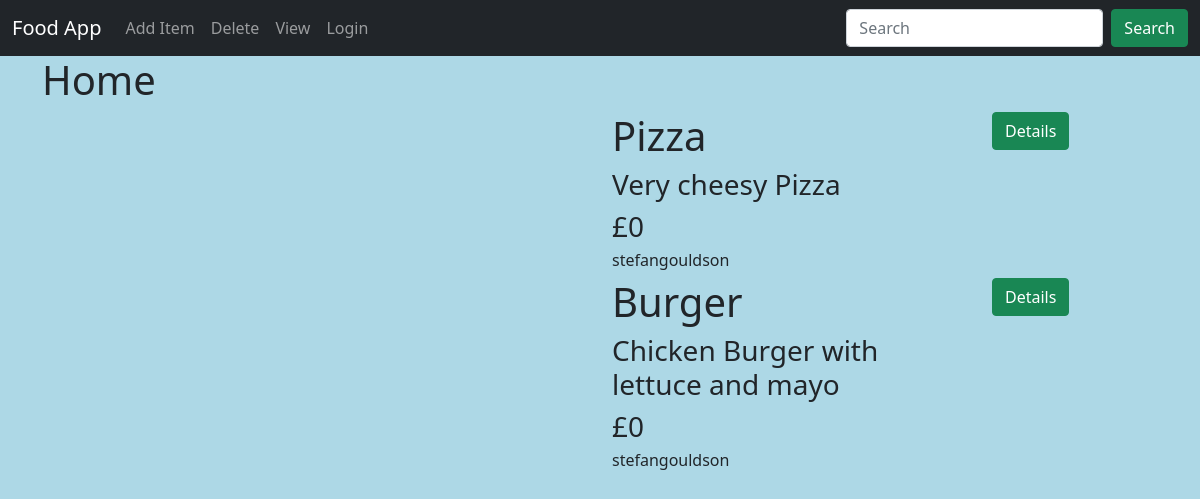
Page /food/ on the earlier database version.
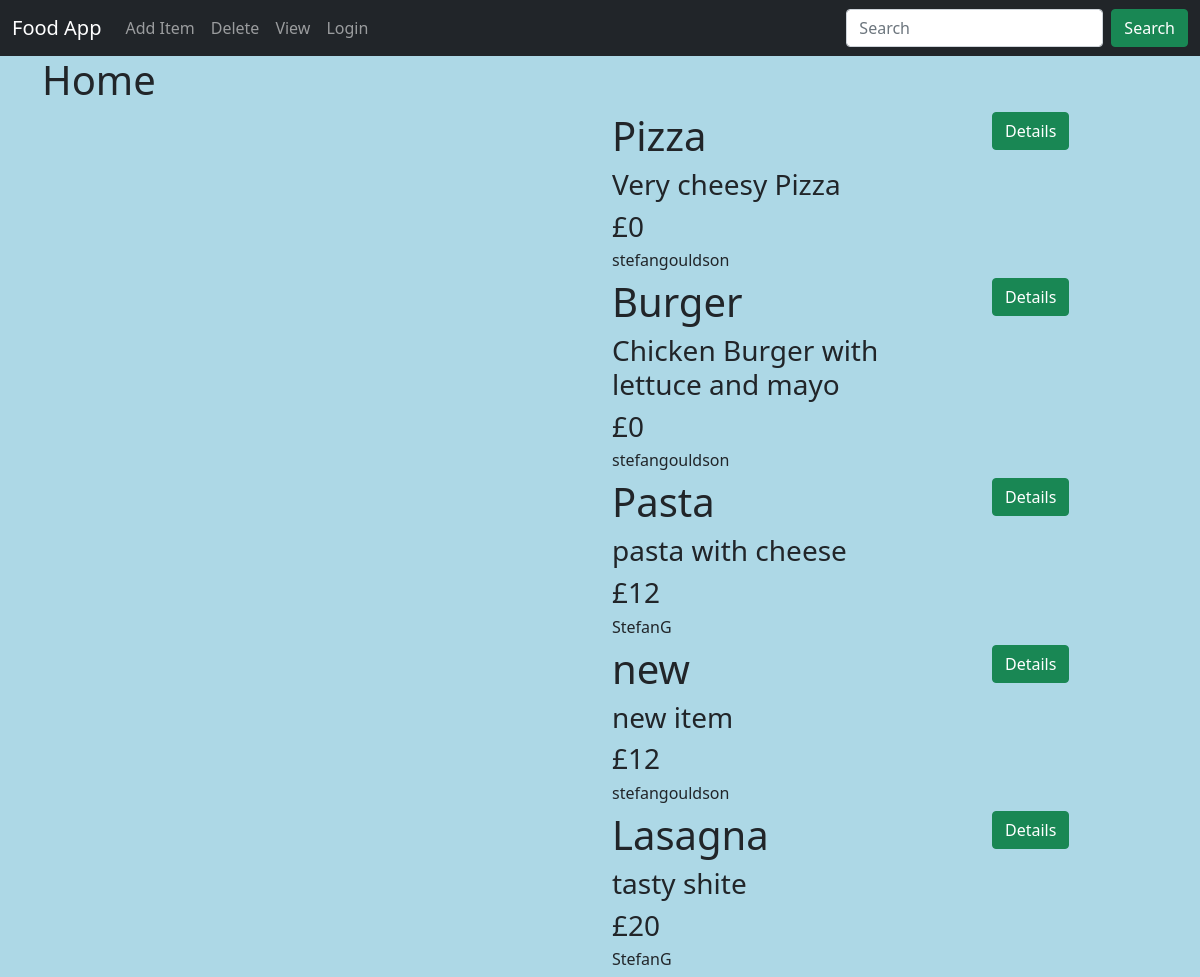
Same page on the later database version.
### food/models.py (models this page shows, shortened)
class Item(models.Model):
    user_name = models.ForeignKey(User, on_delete=models.CASCADE, default=1)
    item_name = models.CharField(max_length=200)
    item_desc = models.CharField(max_length=200)
    item_price = models.IntegerField()
    item_image = models.CharField(max_length=500, default="https://platerate.com/images/tempfoodnotext.png")

### food/views.py (the view)
# urls.py: path('', views.IndexClassView.as_view(), name='index'),
class IndexClassView(ListView):
    model = Item
    template_name = 'food/index.html'
    context_object_name = 'item_list'

### food/templates/food/index.html (shortened to what this page needs)
{% extends 'food/base.html' %}
{% block body %}
    <h1>Home</h1>
        <div class="row">
        {% for item in item_list %}
        <div class="col-6 mb-2">
        </div>
        <div class="col-4">
            <h1>{{item.item_name}}</h1>
            <h3>{{item.item_desc}}</h3>
            <h3>£{{item.item_price}}</h3>
            <h6>{{ item.user_name }}</h6>
        </div>
        <div class="col-2">
            <a class="btn btn-success" href="{% url 'food:detail' item.id %}">Details</a>
        </div>
        {% endfor %}
        </div>
{% endblock %}

### food/templates/food/base.html (shortened to what this page needs)
{% load static %}
<!DOCTYPE html>
<html lang="en">
<head>
    <link href="https://cdn.jsdelivr.net/npm/bootstrap@5.0.0-beta1/dist/css/bootstrap.min.css" rel="stylesheet">
    <link rel="stylesheet" href="{% static 'food/styles.css' %}">
</head>
<body>
    <nav class="navbar navbar-expand-lg navbar-dark bg-dark">
        <div class="container-fluid">
          <a class="navbar-brand" href="#">Food App</a>
          <div class="collapse navbar-collapse" id="navbarSupportedContent">
            <ul class="navbar-nav me-auto mb-2 mb-lg-0">
              <li class="nav-item">
                <a class="nav-link" href="{% url 'food:create_item' %}">Add Item</a>
              </li>
              <li class="nav-item">
                <a class="nav-link" href="#">Delete</a>
              </li>
              <li class="nav-item">
                <a class="nav-link" href="#">View</a>
              </li>
              {% if user.is_authenticated %}
              <li class="nav-item">
                <a class="nav-link" href="{% url 'logout' %}">Logout</a>
              </li>
              <li class="nav-item">
                  <a href="{% url 'profile' %}" class="nav-link">Profile</a>
              </li>
              {% else %}
              <li class="nav-item">
                <a class="nav-link" href="{% url 'login' %}">Login</a>
              </li>
              {% endif %}
            </ul>
            <form class="d-flex">
              <input class="form-control me-2" type="search" placeholder="Search" aria-label="Search">
              <button class="btn btn-success" type="submit">Search</button>
            </form>
          </div>
        </div>
      </nav>
      <main class="container">
          {% block body %}
          {% endblock %}
      </main>
</body>
</html>

### food/static/food/styles.css (style rules this page uses)
body { background-color: lightblue; }

Differences in the rows shown:
added Item: item_name "Pasta", item_desc "pasta with cheese", item_price "12", user_name "StefanG"
added Item: item_name "new", item_desc "new item", item_price "12", user_name "stefangouldson"
added Item: item_name "Lasagna", item_desc "tasty shite", item_price "20", user_name "StefanG"
